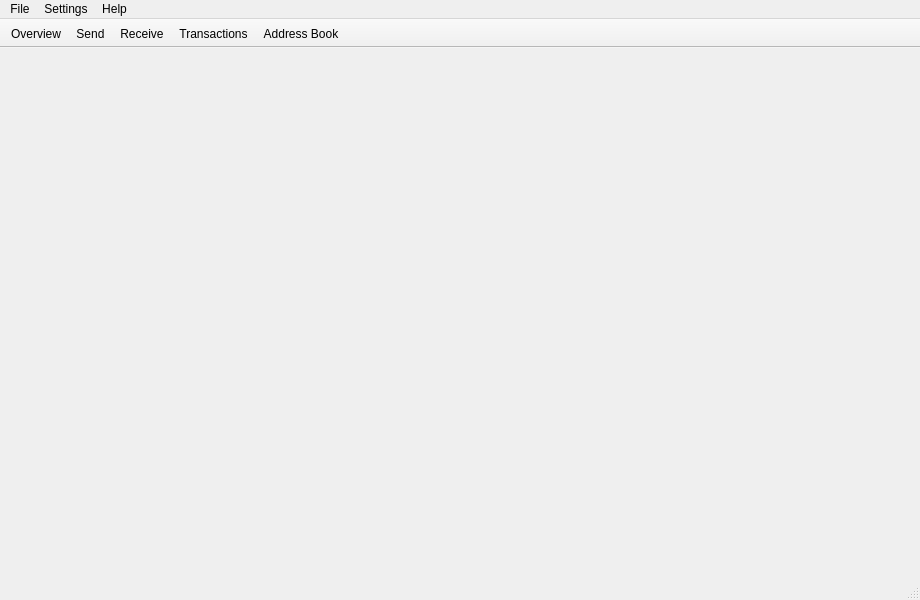
<?xml version="1.0" encoding="UTF-8"?>
<ui version="4.0">
 <class>MainWindow</class>
 <widget class="QMainWindow" name="MainWindow">
  <property name="geometry">
   <rect>
    <x>0</x>
    <y>0</y>
    <width>920</width>
    <height>600</height>
   </rect>
  </property>
  <property name="sizePolicy">
   <sizepolicy hsizetype="Preferred" vsizetype="Preferred">
    <horstretch>0</horstretch>
    <verstretch>0</verstretch>
   </sizepolicy>
  </property>
  <property name="minimumSize">
   <size>
    <width>0</width>
    <height>0</height>
   </size>
  </property>
  <property name="maximumSize">
   <size>
    <width>16777215</width>
    <height>16777215</height>
   </size>
  </property>
  <property name="windowTitle">
   <string>MainWindow</string>
  </property>
  <property name="windowIcon">
   <iconset resource="../../resources.qrc">
    <normaloff>:/images/cryptocoyn</normaloff>:/images/cryptocoyn</iconset>
  </property>
  <widget class="QWidget" name="centralwidget">
   <layout class="QHBoxLayout" name="horizontalLayout">
    <property name="spacing">
     <number>0</number>
    </property>
    <property name="leftMargin">
     <number>0</number>
    </property>
    <property name="topMargin">
     <number>0</number>
    </property>
    <property name="rightMargin">
     <number>0</number>
    </property>
    <property name="bottomMargin">
     <number>0</number>
    </property>
    <item>
     <widget class="WalletGui::OverviewFrame" name="m_overviewFrame">
      <property name="frameShape">
       <enum>QFrame::NoFrame</enum>
      </property>
      <property name="frameShadow">
       <enum>QFrame::Raised</enum>
      </property>
     </widget>
    </item>
    <item>
     <widget class="WalletGui::SendFrame" name="m_sendFrame">
      <property name="frameShape">
       <enum>QFrame::NoFrame</enum>
      </property>
      <property name="frameShadow">
       <enum>QFrame::Raised</enum>
      </property>
     </widget>
    </item>
    <item>
     <widget class="WalletGui::ReceiveFrame" name="m_receiveFrame">
      <property name="frameShape">
       <enum>QFrame::NoFrame</enum>
      </property>
      <property name="frameShadow">
       <enum>QFrame::Raised</enum>
      </property>
     </widget>
    </item>
    <item>
     <widget class="WalletGui::TransactionsFrame" name="m_transactionsFrame">
      <property name="frameShape">
       <enum>QFrame::NoFrame</enum>
      </property>
      <property name="frameShadow">
       <enum>QFrame::Raised</enum>
      </property>
     </widget>
    </item>
    <item>
     <widget class="WalletGui::AddressBookFrame" name="m_addressBookFrame">
      <property name="frameShape">
       <enum>QFrame::NoFrame</enum>
      </property>
      <property name="frameShadow">
       <enum>QFrame::Raised</enum>
      </property>
     </widget>
    </item>
   </layout>
  </widget>
  <widget class="QMenuBar" name="menubar">
   <property name="geometry">
    <rect>
     <x>0</x>
     <y>0</y>
     <width>920</width>
     <height>27</height>
    </rect>
   </property>
   <widget class="QMenu" name="menuFile">
    <property name="title">
     <string>File</string>
    </property>
    <addaction name="m_createWalletAction"/>
    <addaction name="m_openWalletAction"/>
    <addaction name="m_backupWalletAction"/>
    <addaction name="m_exitAction"/>
   </widget>
   <widget class="QMenu" name="menuSettings">
    <property name="title">
     <string>Settings</string>
    </property>
    <addaction name="m_encryptWalletAction"/>
    <addaction name="m_changePasswordAction"/>
    <addaction name="separator"/>
    <addaction name="m_startOnLoginAction"/>
    <addaction name="m_minimizeToTrayAction"/>
    <addaction name="m_closeToTrayAction"/>
   </widget>
   <widget class="QMenu" name="menuHelp">
    <property name="title">
     <string>Help</string>
    </property>
    <addaction name="m_aboutCryptonoteAction"/>
    <addaction name="m_aboutQtAction"/>
   </widget>
   <addaction name="menuFile"/>
   <addaction name="menuSettings"/>
   <addaction name="menuHelp"/>
  </widget>
  <widget class="QToolBar" name="toolBar">
   <property name="windowTitle">
    <string>toolBar</string>
   </property>
   <property name="movable">
    <bool>false</bool>
   </property>
   <property name="toolButtonStyle">
    <enum>Qt::ToolButtonTextBesideIcon</enum>
   </property>
   <attribute name="toolBarArea">
    <enum>TopToolBarArea</enum>
   </attribute>
   <attribute name="toolBarBreak">
    <bool>false</bool>
   </attribute>
   <addaction name="m_overviewAction"/>
   <addaction name="m_sendAction"/>
   <addaction name="m_receiveAction"/>
   <addaction name="m_transactionsAction"/>
   <addaction name="m_addressBookAction"/>
  </widget>
  <widget class="QStatusBar" name="statusBar"/>
  <action name="m_overviewAction">
   <property name="checkable">
    <bool>true</bool>
   </property>
   <property name="enabled">
    <bool>true</bool>
   </property>
   <property name="icon">
    <iconset resource="../../resources.qrc">
     <normaloff>:/icons/overview</normaloff>:/icons/overview</iconset>
   </property>
   <property name="text">
    <string>Overview</string>
   </property>
  </action>
  <action name="m_sendAction">
   <property name="checkable">
    <bool>true</bool>
   </property>
   <property name="enabled">
    <bool>true</bool>
   </property>
   <property name="icon">
    <iconset resource="../../resources.qrc">
     <normaloff>:/icons/send</normaloff>:/icons/send</iconset>
   </property>
   <property name="text">
    <string>Send</string>
   </property>
  </action>
  <action name="m_receiveAction">
   <property name="checkable">
    <bool>true</bool>
   </property>
   <property name="enabled">
    <bool>true</bool>
   </property>
   <property name="icon">
    <iconset resource="../../resources.qrc">
     <normaloff>:/icons/receive</normaloff>:/icons/receive</iconset>
   </property>
   <property name="text">
    <string>Receive</string>
   </property>
  </action>
  <action name="m_transactionsAction">
   <property name="checkable">
    <bool>true</bool>
   </property>
   <property name="enabled">
    <bool>true</bool>
   </property>
   <property name="icon">
    <iconset resource="../../resources.qrc">
     <normaloff>:/icons/transactions</normaloff>:/icons/transactions</iconset>
   </property>
   <property name="text">
    <string>Transactions</string>
   </property>
  </action>
  <action name="m_exitAction">
   <property name="enabled">
    <bool>true</bool>
   </property>
   <property name="text">
    <string>Exit</string>
   </property>
   <property name="shortcut">
    <string>Ctrl+Q</string>
   </property>
  </action>
  <action name="m_addressBookAction">
   <property name="checkable">
    <bool>true</bool>
   </property>
   <property name="enabled">
    <bool>true</bool>
   </property>
   <property name="icon">
    <iconset resource="../../resources.qrc">
     <normaloff>:/icons/address-book</normaloff>:/icons/address-book</iconset>
   </property>
   <property name="text">
    <string>Address Book</string>
   </property>
  </action>
  <action name="m_createWalletAction">
   <property name="enabled">
    <bool>true</bool>
   </property>
   <property name="text">
    <string>Create wallet</string>
   </property>
  </action>
  <action name="m_openWalletAction">
   <property name="enabled">
    <bool>true</bool>
   </property>
   <property name="text">
    <string>Open wallet</string>
   </property>
  </action>
  <action name="m_encryptWalletAction">
   <property name="enabled">
    <bool>true</bool>
   </property>
   <property name="text">
    <string>Encrypt wallet</string>
   </property>
  </action>
  <action name="m_changePasswordAction">
   <property name="enabled">
    <bool>true</bool>
   </property>
   <property name="text">
    <string>Change password</string>
   </property>
   <property name="toolTip">
    <string>Change password</string>
   </property>
  </action>
  <action name="m_aboutCryptonoteAction">
   <property name="enabled">
    <bool>true</bool>
   </property>
   <property name="text">
    <string>About</string>
   </property>
  </action>
  <action name="m_aboutQtAction">
   <property name="enabled">
    <bool>true</bool>
   </property>
   <property name="text">
    <string>About Qt</string>
   </property>
  </action>
  <action name="m_backupWalletAction">
   <property name="enabled">
    <bool>true</bool>
   </property>
   <property name="text">
    <string>Backup wallet</string>
   </property>
  </action>
  <action name="m_startOnLoginAction">
   <property name="checkable">
    <bool>true</bool>
   </property>
   <property name="text">
    <string>Start on system login</string>
   </property>
  </action>
  <action name="m_minimizeToTrayAction">
   <property name="checkable">
    <bool>true</bool>
   </property>
   <property name="text">
    <string>Minimize to tray</string>
   </property>
  </action>
  <action name="m_closeToTrayAction">
   <property name="checkable">
    <bool>true</bool>
   </property>
   <property name="text">
    <string>Close to tray</string>
   </property>
  </action>
 </widget>
 <customwidgets>
  <customwidget>
   <class>WalletGui::OverviewFrame</class>
   <extends>QFrame</extends>
   <header>gui/OverviewFrame.h</header>
   <container>1</container>
  </customwidget>
  <customwidget>
   <class>WalletGui::SendFrame</class>
   <extends>QFrame</extends>
   <header>gui/SendFrame.h</header>
   <container>1</container>
  </customwidget>
  <customwidget>
   <class>WalletGui::ReceiveFrame</class>
   <extends>QFrame</extends>
   <header>gui/ReceiveFrame.h</header>
   <container>1</container>
  </customwidget>
  <customwidget>
   <class>WalletGui::TransactionsFrame</class>
   <extends>QFrame</extends>
   <header>gui/TransactionsFrame.h</header>
   <container>1</container>
  </customwidget>
  <customwidget>
   <class>WalletGui::AddressBookFrame</class>
   <extends>QFrame</extends>
   <header>gui/AddressBookFrame.h</header>
   <container>1</container>
  </customwidget>
 </customwidgets>
 <resources>
  <include location="../../resources.qrc"/>
 </resources>
 <connections>
  <connection>
   <sender>m_overviewAction</sender>
   <signal>toggled(bool)</signal>
   <receiver>m_overviewFrame</receiver>
   <slot>setVisible(bool)</slot>
   <hints>
    <hint type="sourcelabel">
     <x>-1</x>
     <y>-1</y>
    </hint>
    <hint type="destinationlabel">
     <x>112</x>
     <y>333</y>
    </hint>
   </hints>
  </connection>
  <connection>
   <sender>m_sendAction</sender>
   <signal>toggled(bool)</signal>
   <receiver>m_sendFrame</receiver>
   <slot>setVisible(bool)</slot>
   <hints>
    <hint type="sourcelabel">
     <x>-1</x>
     <y>-1</y>
    </hint>
    <hint type="destinationlabel">
     <x>337</x>
     <y>333</y>
    </hint>
   </hints>
  </connection>
  <connection>
   <sender>m_receiveAction</sender>
   <signal>toggled(bool)</signal>
   <receiver>m_receiveFrame</receiver>
   <slot>setVisible(bool)</slot>
   <hints>
    <hint type="sourcelabel">
     <x>-1</x>
     <y>-1</y>
    </hint>
    <hint type="destinationlabel">
     <x>562</x>
     <y>333</y>
    </hint>
   </hints>
  </connection>
  <connection>
   <sender>m_transactionsAction</sender>
   <signal>toggled(bool)</signal>
   <receiver>m_transactionsFrame</receiver>
   <slot>setVisible(bool)</slot>
   <hints>
    <hint type="sourcelabel">
     <x>-1</x>
     <y>-1</y>
    </hint>
    <hint type="destinationlabel">
     <x>787</x>
     <y>333</y>
    </hint>
   </hints>
  </connection>
  <connection>
   <sender>m_addressBookAction</sender>
   <signal>toggled(bool)</signal>
   <receiver>m_addressBookFrame</receiver>
   <slot>setVisible(bool)</slot>
   <hints>
    <hint type="sourcelabel">
     <x>-1</x>
     <y>-1</y>
    </hint>
    <hint type="destinationlabel">
     <x>809</x>
     <y>320</y>
    </hint>
   </hints>
  </connection>
  <connection>
   <sender>m_createWalletAction</sender>
   <signal>triggered()</signal>
   <receiver>MainWindow</receiver>
   <slot>createWallet()</slot>
   <hints>
    <hint type="sourcelabel">
     <x>-1</x>
     <y>-1</y>
    </hint>
    <hint type="destinationlabel">
     <x>449</x>
     <y>299</y>
    </hint>
   </hints>
  </connection>
  <connection>
   <sender>m_openWalletAction</sender>
   <signal>triggered()</signal>
   <receiver>MainWindow</receiver>
   <slot>openWallet()</slot>
   <hints>
    <hint type="sourcelabel">
     <x>-1</x>
     <y>-1</y>
    </hint>
    <hint type="destinationlabel">
     <x>449</x>
     <y>299</y>
    </hint>
   </hints>
  </connection>
  <connection>
   <sender>m_encryptWalletAction</sender>
   <signal>triggered()</signal>
   <receiver>MainWindow</receiver>
   <slot>encryptWallet()</slot>
   <hints>
    <hint type="sourcelabel">
     <x>-1</x>
     <y>-1</y>
    </hint>
    <hint type="destinationlabel">
     <x>449</x>
     <y>299</y>
    </hint>
   </hints>
  </connection>
  <connection>
   <sender>m_changePasswordAction</sender>
   <signal>triggered()</signal>
   <receiver>MainWindow</receiver>
   <slot>encryptWallet()</slot>
   <hints>
    <hint type="sourcelabel">
     <x>-1</x>
     <y>-1</y>
    </hint>
    <hint type="destinationlabel">
     <x>449</x>
     <y>299</y>
    </hint>
   </hints>
  </connection>
  <connection>
   <sender>m_aboutQtAction</sender>
   <signal>triggered()</signal>
   <receiver>MainWindow</receiver>
   <slot>aboutQt()</slot>
   <hints>
    <hint type="sourcelabel">
     <x>-1</x>
     <y>-1</y>
    </hint>
    <hint type="destinationlabel">
     <x>449</x>
     <y>299</y>
    </hint>
   </hints>
  </connection>
  <connection>
   <sender>m_backupWalletAction</sender>
   <signal>triggered()</signal>
   <receiver>MainWindow</receiver>
   <slot>backupWallet()</slot>
   <hints>
    <hint type="sourcelabel">
     <x>-1</x>
     <y>-1</y>
    </hint>
    <hint type="destinationlabel">
     <x>449</x>
     <y>299</y>
    </hint>
   </hints>
  </connection>
  <connection>
   <sender>m_aboutCryptonoteAction</sender>
   <signal>triggered()</signal>
   <receiver>MainWindow</receiver>
   <slot>about()</slot>
   <hints>
    <hint type="sourcelabel">
     <x>-1</x>
     <y>-1</y>
    </hint>
    <hint type="destinationlabel">
     <x>459</x>
     <y>299</y>
    </hint>
   </hints>
  </connection>
  <connection>
   <sender>m_startOnLoginAction</sender>
   <signal>triggered(bool)</signal>
   <receiver>MainWindow</receiver>
   <slot>setStartOnLogin(bool)</slot>
   <hints>
    <hint type="sourcelabel">
     <x>-1</x>
     <y>-1</y>
    </hint>
    <hint type="destinationlabel">
     <x>459</x>
     <y>299</y>
    </hint>
   </hints>
  </connection>
  <connection>
   <sender>m_minimizeToTrayAction</sender>
   <signal>triggered(bool)</signal>
   <receiver>MainWindow</receiver>
   <slot>setMinimizeToTray(bool)</slot>
   <hints>
    <hint type="sourcelabel">
     <x>-1</x>
     <y>-1</y>
    </hint>
    <hint type="destinationlabel">
     <x>459</x>
     <y>299</y>
    </hint>
   </hints>
  </connection>
  <connection>
   <sender>m_closeToTrayAction</sender>
   <signal>triggered(bool)</signal>
   <receiver>MainWindow</receiver>
   <slot>setCloseToTray(bool)</slot>
   <hints>
    <hint type="sourcelabel">
     <x>-1</x>
     <y>-1</y>
    </hint>
    <hint type="destinationlabel">
     <x>459</x>
     <y>299</y>
    </hint>
   </hints>
  </connection>
 </connections>
 <slots>
  <slot>createWallet()</slot>
  <slot>openWallet()</slot>
  <slot>encryptWallet()</slot>
  <slot>aboutQt()</slot>
  <slot>backupWallet()</slot>
  <slot>about()</slot>
  <slot>setStartOnLogin(bool)</slot>
  <slot>setMinimizeToTray(bool)</slot>
  <slot>setCloseToTray(bool)</slot>
 </slots>
</ui>
